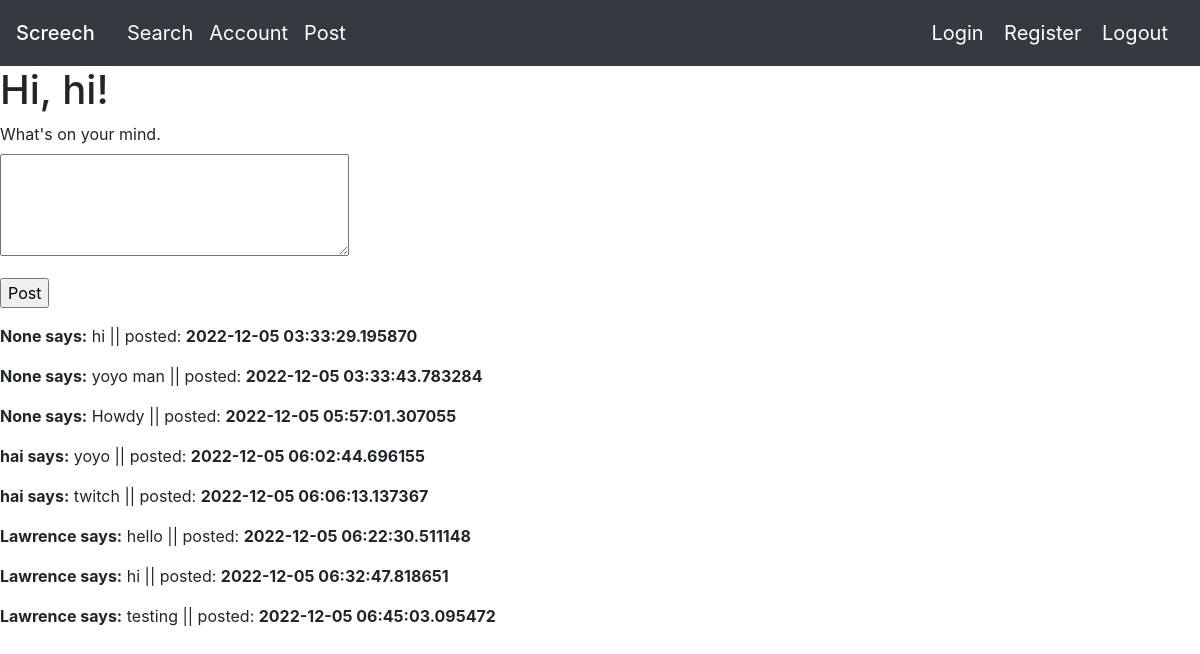
The app's page /post (signed in), older data.
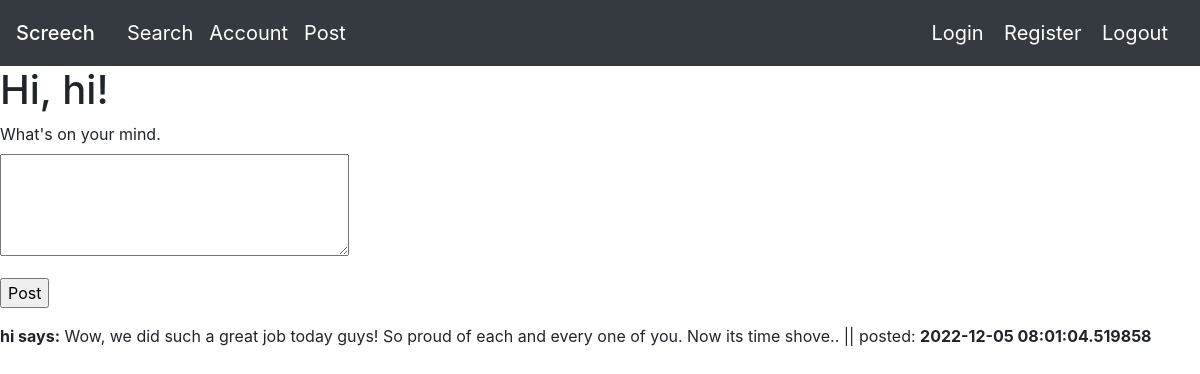
The same page, newer data.
### app/models.py (models this page shows, shortened)
class User(db.Model, UserMixin):
    id = db.Column(db.Integer, primary_key = True)
    username = db.Column(db.String(15))
    name = db.Column(db.String(15))
    password = db.Column(db.String(200))
    email = db.Column(db.String(32), unique = True)
    followed = db.relationship(
        'User', secondary=followers,
        primaryjoin=(followers.c.follower_id == id),
        secondaryjoin=(followers.c.followed_id == id),
        backref=db.backref('followers', lazy='dynamic'), lazy='dynamic')

class Post(db.Model):
    id = db.Column(db.Integer, primary_key=True)
    body = db.Column(db.String(140))
    timestamp = db.Column(db.DateTime, index=True, default=datetime.utcnow)
    user_id = db.Column(db.Integer, db.ForeignKey('user.id'))

### app/routes.py (the view)
@myapp_obj.route('/post', methods=['GET','POST'])
@login_required
def index():
    form = PostForm()
    post = Post.query.all()
    user = current_user
    time = datetime.now()
    date_time = time.strftime("%H:%M:%S, %m/%d/%Y")
    if form.validate_on_submit():
        post = Post(body=form.post.data, user_id=current_user.name)
        db.session.add(post)
        db.session.commit()
        flash('Your latest message has been posted!')
        return redirect(url_for('index'))
    posts = [
        {
            'author': {'username': 'John'},
            'body': 'Beautiful day in Portland!'
        },
        {
            'author': {'username': 'Susan'},
            'body': 'The Avengers movie was so cool!'
        }
    ]    #fake generated posts (delete later)
    return render_template("post.html", title='Home Page', form=form, post=post, posts=posts, user=user, date_time=date_time ) #renders posting page generated by given html

### app/forms.py
class PostForm(FlaskForm):
    post = TextAreaField("What's on your mind. ", validators=[DataRequired(), Length(min=1, max=100)])
    submit = SubmitField('Post')

### app/models.py (called while the page is built)
@login.user_loader
def load_user(id):
    return User.query.get(int(id))

### app/templates/post.html (shortened to what this page needs)
{% extends "base.html" %}
{% block mycontent %}
    <h1>Hi, {{ current_user.username }}!</h1>
    <form action="" method="post">
        <p>
            {{ form.post.label }}<br>
            {{ form.post(cols=32, rows=4) }}<br>
        </p>
        <p>{{ form.submit() }}</p>
    </form>
    {% for user in post %}
    <p>
    <b>{{ user.user_id }} says:</b> {{ user.body }} || posted: <b> {{ user.timestamp }}</b>
    </p>
    {% endfor %}
{% endblock %}

### app/templates/base.html (shortened to what this page needs)
<!DOCTYPE HTML>
<html lang="en">
     <head>
    <link rel="stylesheet" href="https://cdn.jsdelivr.net/npm/bootstrap@4.3.1/dist/css/bootstrap.min.css">
     </head>
     <body>
      <nav class="navbar navbar-dark bg-dark">
        <form class="form-inline">
          <span class="navbar-brand mb-0 h1"><a class="navbar-brand" href="/">
          Screech</span></a>
          <a class="navbar-brand" href="/search">Search</a>
          <a class="navbar-brand" href="/account">Account</a>
          <a class="navbar-brand" href="/post">Post</a>
        </form>
        <div>
          <a class="navbar-brand" href="/login"> Login</a>
          <a class="navbar-brand" href="/register">Register</a>
          <a class="navbar-brand" href="/logout">Logout</a>
        </div>
      </nav>
         {% block mycontent %}{% endblock %}
     </body>
</html>

Row changes from the older to the newer data that the page shows:
removed Post: user_id "None", body "yoyo man", timestamp "2022-12-05 03:33:43.783284"
removed Post: user_id "None", body "Howdy", timestamp "2022-12-05 05:57:01.307055"
removed Post: user_id "hai", body "yoyo", timestamp "2022-12-05 06:02:44.696155"
removed Post: user_id "hai", body "twitch", timestamp "2022-12-05 06:06:13.137367"
removed Post: user_id "Lawrence", body "hello", timestamp "2022-12-05 06:22:30.511148"
removed Post: user_id "Lawrence", body "hi", timestamp "2022-12-05 06:32:47.818651"
removed Post: user_id "Lawrence", body "testing", timestamp "2022-12-05 06:45:03.095472"
changed Post "hi": user_id "None" → "hi"; body "hi" → "Wow, we did such a great job today guys! So proud of each and every one of you. Now its time shove.."; timestamp "2022-12-05 03:33:29.195870" → "2022-12-05 08:01:04.519858"
